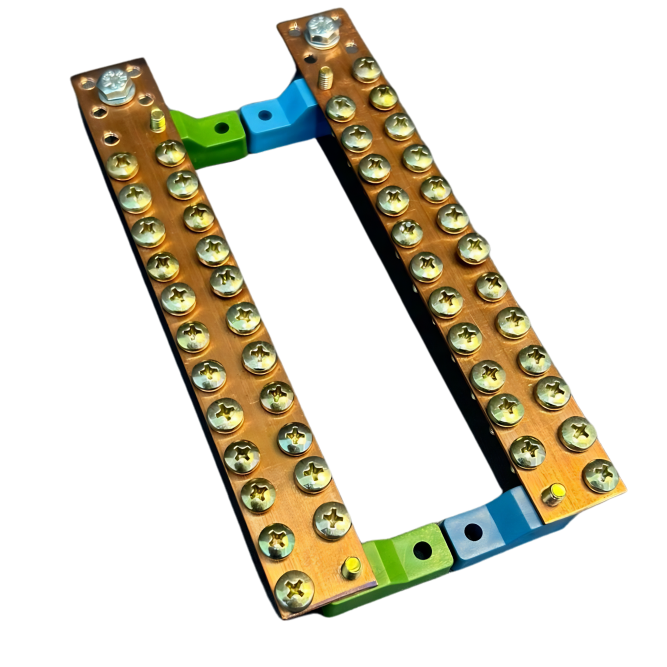
#> input picture img/bar-kit-neutro-terra.png, 2000 x 2000 px, given in place of maquina-enchimento-dessecante.jpg, which was not available (shown at 1/3 size)
$ python update_photos.py
#> lines starting #> are read from the running program, lines starting #| are printed output that depends on the picture; after the words box and inside, x2 and y2 are one past the last pixel; in counts of white or black regions, pixels touching at a corner belong together; pictures that were not available may be replaced by others from this repository, and a replacement may not be noted
"""
1. Copia as 6 fotos de barramentos para img/
2. Troca o fundo preto da máquina dessecante para branco
"""
from PIL import Image, ImageFilter
import numpy as np
import shutil, os

IMG = r"C:\Users\kauap\Documents\aepaineis-site\img"
BAR_SRC = r"C:\Users\kauap\OneDrive\Documentos\aepaineis-site\Fotos barramentos CATALOGO"

# === 1. Copiar barramentos ===
bar_map = {
    "BARRAMENTO BIFASICO .png": "barramento-cat-bifasico.png",
    "BARRAMENTO CONEXÃO VIA FIO.png": "barramento-cat-conexao-fio.png",
    "KIT BARRAMENTO COM TERMO CONEXÃO DIRETO NO CAIXA MOLDADA KIT COM NEUTRO E TERRA E TRILHOS DIN.png": "barramento-cat-kit-trifasico.png",
    "KIT BARRAMENTO NEUTRO E TERRA.png": "barramento-cat-kit-neutro-terra.png",
    "BARRAMENTO NEUTRO.png": "barramento-cat-neutro.png",
    "BARRAMENTO TERRA.png": "barramento-cat-terra.png",
}

for src_name, dst_name in bar_map.items():
    src = os.path.join(BAR_SRC, src_name)
    dst = os.path.join(IMG, dst_name)
    if os.path.exists(src):
        shutil.copy2(src, dst)
        print(f"OK: {src_name} -> {dst_name}")
    else:
        print(f"ERRO: Não encontrou {src_name}")

# === 2. Trocar fundo preto da dessecante para branco ===
maq_path = os.path.join(IMG, "maquina-enchimento-dessecante.jpg")
print(f"\nProcessando fundo da máquina dessecante...")

img = Image.open(maq_path).convert("RGB")
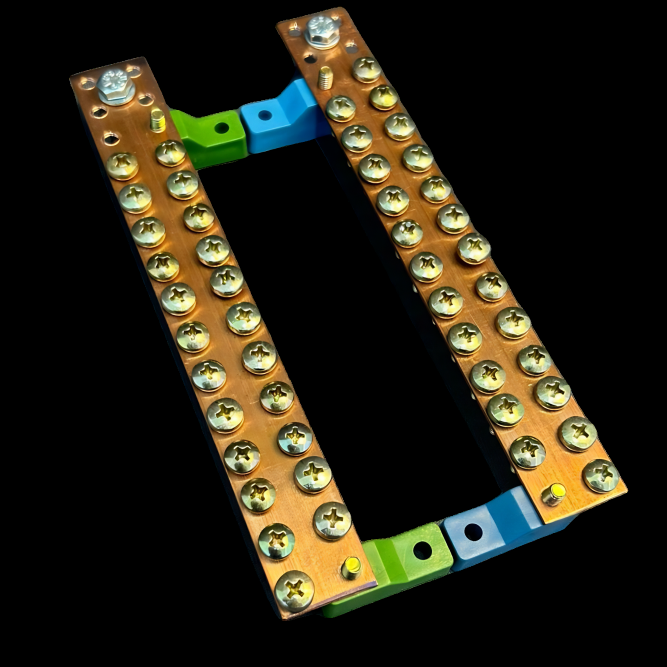
#> img: PIL image 2000x2000 RGB (shown at 1/3 size); mean R, G, B 38.5, 34.6, 20.5
arr = np.array(img)

# Pixels escuros (fundo preto): R,G,B todos < 40
mask = (arr[:,:,0] < 40) & (arr[:,:,1] < 40) & (arr[:,:,2] < 40)
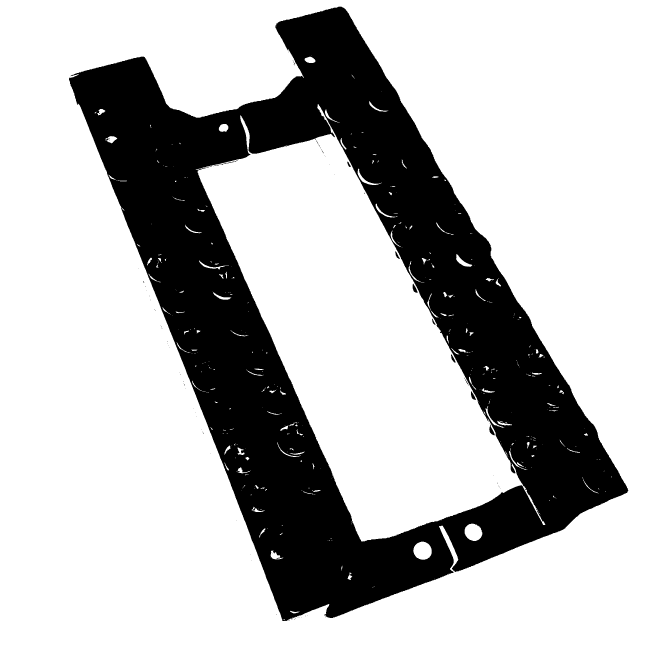
#> mask: shape (2000, 2000) bool (shown at 1/3 size); 74.3% white; 95 black regions (84 under 20 px), largest, box (x1, y1, x2, y2) and area: (207, 20, 1885, 1863) 1027863, (1468, 1273, 1484, 1306) 232, (1238, 851, 1253, 878) 208

# Trocar para branco
arr[mask] = [255, 255, 255]
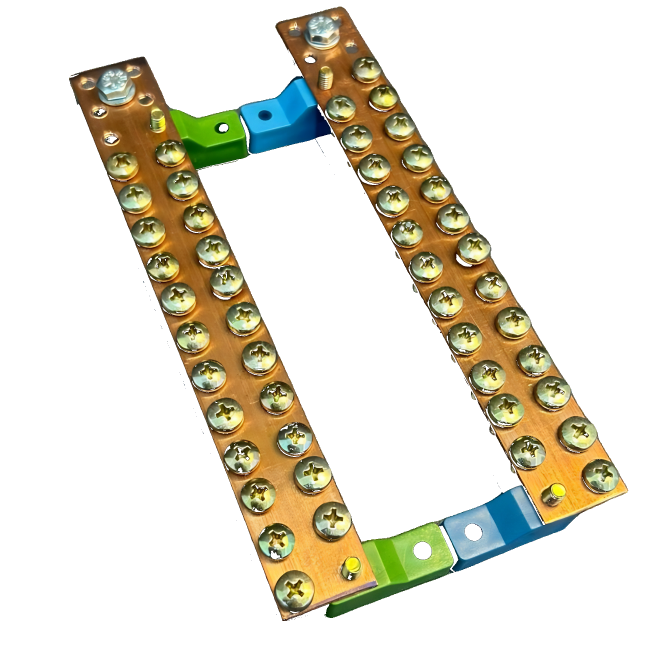
#> arr: shape (2000, 2000, 3) (shown at 1/3 size); mean R, G, B 227.7, 223.8, 209.6

# Salvar
result = Image.fromarray(arr)
result.save(maq_path, quality=95)
print(f"Fundo trocado para branco: {maq_path}")

print("\nTudo pronto!")
